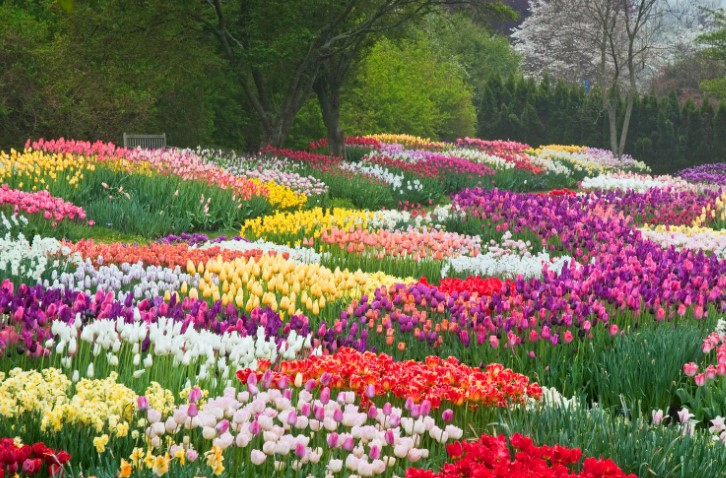
#> input picture 1.jpg, 726 x 478 px
$ jupyter execute Task4_ComputerVision_And_IoT.ipynb   (shell and % lines are left out)
#> lines starting #> are read from the running program, lines starting #| are printed output that depends on the picture
# THE SPARKS FOUNDATION
## TASK 4 : COMPUTER VISION AND IoT

## Color Identification in Images: Implement an image color detector which identifies all the colors in an image or video

### By SUPARNA SARKAR

**Importing the libraries**

[cell 1]
import os
import warnings
import numpy as np
import matplotlib.pyplot as plt
from sklearn.cluster import KMeans
from collections import Counter
import cv2

**Reading an image**

[cell 2]
def read_n_get_image(file_path):
#> called with file_path = '1.jpg'
    image = cv2.imread(file_path)
#> image is the input picture: shape (478, 726, 3); mean B, G, R 87.6, 109.2, 125.7
    image = cv2.cvtColor(image, cv2.COLOR_BGR2RGB)
    return image

[cell 3]
image = read_n_get_image("1.jpg")
plt.imshow(image)

**Resizing the image**

[cell 4]
# Resizing of image is done so that KMeans does not take too much time to return the prominent colors
image = cv2.resize(image, (500, 500))
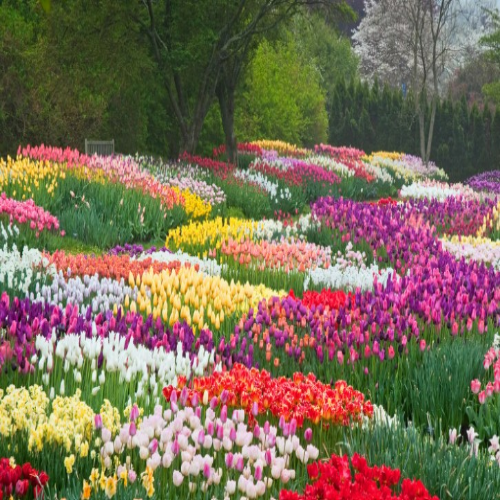
#> image: shape (500, 500, 3); mean R, G, B 125.6, 109, 87.5

[cell 5]
# Show the image after resizing
plt.imshow(image)

**Creating the matrix of features for K-Means Algorithm**

[cell 6]
print(type(image))
#| <class 'numpy.ndarray'>
print(image)
#> (printed output is left out)
print(image.shape)
#| (500, 500, 3)

[cell 7]
# x is the matrix of features to be supplied to the KMeans Algorithm
x = image.reshape(image.shape[0]*image.shape[1],3)

[cell 8]
print(x)
#> (printed output is left out)

**Building the KMeans Clustering Model to find out the top five prominent colors in the model**

[cell 9]
kmeans = KMeans(n_clusters=5)

[cell 10]
kmeans.fit(x)

[cell 11]
prominent_colors = kmeans.cluster_centers_
prominent_colors = prominent_colors.astype(int)
print(prominent_colors)

[cell 12]
plt.imshow([prominent_colors])
plt.axis('off')
plt.title("Prominent Colors")
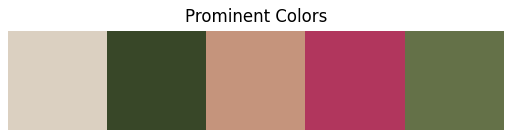
#> figure drawn by matplotlib, 1 panel

**Getting the ordering of prominency among the colors**

[cell 13]
# Get the number of pixels participating in each cluster
intensity_list = Counter(kmeans.labels_)
print(intensity_list)

[cell 14]
keys = list(intensity_list.keys())
values = list(intensity_list.values())
print(keys)
print(values)

[cell 15]
# Show the prominency levels on a bar graph
bar_graph = plt.bar(keys,values)
for x in range(0, len(prominent_colors)):
    bar_graph[x].set_color(prominent_colors[keys[x]].astype(float)/255.0)
plt.show(bar_graph)
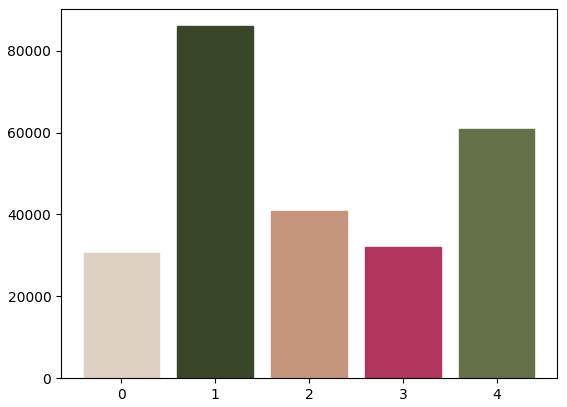
#> figure drawn by matplotlib, 1 panel; tallest bar 85976 high, from x = 0.6 to 1.4
